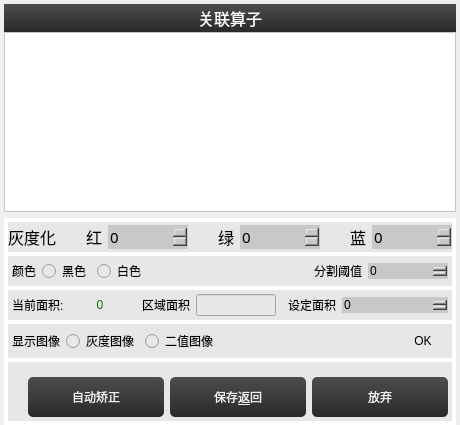
       <widget class="QWidget" name="widget_3" native="true">
        <layout class="QVBoxLayout" name="verticalLayout_9" stretch="3,3">
         <property name="leftMargin">
          <number>4</number>
         </property>
         <property name="topMargin">
          <number>4</number>
         </property>
         <property name="rightMargin">
          <number>4</number>
         </property>
         <property name="bottomMargin">
          <number>0</number>
         </property>
         <item>
          <widget class="QWidget" name="widget_7" native="true">
           <layout class="QHBoxLayout" name="horizontalLayout_3" stretch="1">
            <property name="spacing">
             <number>3</number>
            </property>
            <property name="leftMargin">
             <number>0</number>
            </property>
            <property name="topMargin">
             <number>0</number>
            </property>
            <property name="rightMargin">
             <number>0</number>
            </property>
            <property name="bottomMargin">
             <number>0</number>
            </property>
            <item>
             <widget class="QWidget" name="widget_9" native="true">
              <layout class="QVBoxLayout" name="verticalLayout_6">
               <property name="spacing">
                <number>0</number>
               </property>
               <property name="leftMargin">
                <number>0</number>
               </property>
               <property name="topMargin">
                <number>0</number>
               </property>
               <property name="rightMargin">
                <number>0</number>
               </property>
               <property name="bottomMargin">
                <number>0</number>
               </property>
               <item>
                <widget class="QWidget" name="widget_20" native="true">
                 <property name="sizePolicy">
                  <sizepolicy hsizetype="Preferred" vsizetype="Preferred">
                   <horstretch>28</horstretch>
                   <verstretch>28</verstretch>
                  </sizepolicy>
                 </property>
                 <property name="minimumSize">
                  <size>
                   <width>0</width>
                   <height>28</height>
                  </size>
                 </property>
                 <property name="maximumSize">
                  <size>
                   <width>1000</width>
                   <height>28</height>
                  </size>
                 </property>
                 <property name="styleSheet">
                  <string notr="true">background: qlineargradient(spread:pad, x1:0, y1:0, x2:0, y2:1, stop:0#4D4D4D, stop:1 #292929);</string>
                 </property>
                 <layout class="QHBoxLayout" name="horizontalLayout_17">
                  <property name="spacing">
                   <number>0</number>
                  </property>
                  <property name="leftMargin">
                   <number>0</number>
                  </property>
                  <property name="topMargin">
                   <number>0</number>
                  </property>
                  <property name="rightMargin">
                   <number>0</number>
                  </property>
                  <property name="bottomMargin">
                   <number>0</number>
                  </property>
                  <item>
                   <widget class="QLabel" name="label_7">
                    <property name="minimumSize">
                     <size>
                      <width>0</width>
                      <height>28</height>
                     </size>
                    </property>
                    <property name="maximumSize">
                     <size>
                      <width>16777215</width>
                      <height>28</height>
                     </size>
                    </property>
                    <property name="font">
                     <font>
                      <family>微软雅黑</family>
                      <pointsize>12</pointsize>
                     </font>
                    </property>
                    <property name="styleSheet">
                     <string notr="true">
color: rgb(255, 255, 255);</string>
                    </property>
                    <property name="text">
                     <string>关联算子</string>
                    </property>
                    <property name="alignment">
                     <set>Qt::AlignCenter</set>
                    </property>
                   </widget>
                  </item>
                 </layout>
                </widget>
               </item>
               <item>
                <widget class="QTableView" name="tableViewV">
                 <property name="styleSheet">
                  <string notr="true">background-color: rgb(255, 255, 255);
font: 11pt &quot;微软雅黑&quot;;</string>
                 </property>
                </widget>
               </item>
              </layout>
             </widget>
            </item>
           </layout>
          </widget>
         </item>
         <item>
          <widget class="QWidget" name="widget_10" native="true">
           <property name="styleSheet">
            <string notr="true">background-color: rgb(255, 255, 255);</string>
           </property>
           <layout class="QVBoxLayout" name="verticalLayout_7">
            <property name="spacing">
             <number>4</number>
            </property>
            <property name="leftMargin">
             <number>4</number>
            </property>
            <property name="topMargin">
             <number>4</number>
            </property>
            <property name="rightMargin">
             <number>4</number>
            </property>
            <property name="bottomMargin">
             <number>4</number>
            </property>
            <item>
             <widget class="QWidget" name="widget_14" native="true">
              <property name="styleSheet">
               <string notr="true">background-color: rgb(231, 231, 231);</string>
              </property>
              <layout class="QHBoxLayout" name="horizontalLayout_4">
               <property name="spacing">
                <number>6</number>
               </property>
               <property name="leftMargin">
                <number>0</number>
               </property>
               <property name="topMargin">
                <number>0</number>
               </property>
               <property name="rightMargin">
                <number>0</number>
               </property>
               <property name="bottomMargin">
                <number>0</number>
               </property>
               <item>
                <widget class="QLabel" name="label_3">
                 <property name="font">
                  <font>
                   <family>微软雅黑</family>
                   <pointsize>12</pointsize>
                  </font>
                 </property>
                 <property name="text">
                  <string>灰度化</string>
                 </property>
                </widget>
               </item>
               <item>
                <widget class="QLabel" name="label_4">
                 <property name="font">
                  <font>
                   <family>微软雅黑</family>
                   <pointsize>12</pointsize>
                  </font>
                 </property>
                 <property name="text">
                  <string>红</string>
                 </property>
                 <property name="alignment">
                  <set>Qt::AlignRight|Qt::AlignTrailing|Qt::AlignVCenter</set>
                 </property>
                </widget>
               </item>
               <item>
                <widget class="QSpinBox" name="spinBoxR">
                 <property name="minimumSize">
                  <size>
                   <width>80</width>
                   <height>0</height>
                  </size>
                 </property>
                 <property name="maximumSize">
                  <size>
                   <width>80</width>
                   <height>16777215</height>
                  </size>
                 </property>
                 <property name="font">
                  <font>
                   <family>微软雅黑</family>
                   <pointsize>11</pointsize>
                   <weight>50</weight>
                   <italic>false</italic>
                   <bold>false</bold>
                  </font>
                 </property>
                 <property name="styleSheet">
                  <string notr="true">
QSpinBox
{
	
	font: 11pt &quot;微软雅黑&quot;;
	border-width:1;border-style:none;
	border-color:rgb(255, 255, 255);
	background-color: rgb(200, 200, 200);
	color::rgb(255,255, 0);

}
QSpinBox::down-button
{   
	
	background-color: rgb(200, 200, 200);
	subcontrol-origin:border;
    subcontrol-position:left;
    image: url(:/左normal.png);
    width: 20px;
    height: 30px; ;
}
QSpinBox::up-button
{
board:none;
	background-color: rgb(200, 200, 200);
	subcontrol-origin:border;
    subcontrol-position:right;
    image: url(:/右normal.png);
    width: 20px;
    height: 30px;       
}

QSpinBox::up-button:pressed
{
board:none;
background-color: rgb(103, 103, 103);
	subcontrol-origin:border;
    subcontrol-position:right;
    image: url(:/右press.png);
    width: 20px;
    height: 30px;      
}
QSpinBox::down-button:pressed
{
board:none;
background-color: rgb(103, 103, 103);
	subcontrol-origin:border;
    subcontrol-position:left;
    image: url(:/左press.png);
    width: 20px;
    height: 30px; 
}
</string>
                 </property>
                 <property name="maximum">
                  <number>1000</number>
                 </property>
                </widget>
               </item>
               <item>
                <widget class="QLabel" name="label_5">
                 <property name="font">
                  <font>
                   <family>微软雅黑</family>
                   <pointsize>12</pointsize>
                  </font>
                 </property>
                 <property name="text">
                  <string>绿</string>
                 </property>
                 <property name="alignment">
                  <set>Qt::AlignRight|Qt::AlignTrailing|Qt::AlignVCenter</set>
                 </property>
                </widget>
               </item>
               <item>
                <widget class="QSpinBox" name="spinBoxG">
                 <property name="minimumSize">
                  <size>
                   <width>80</width>
                   <height>0</height>
                  </size>
                 </property>
                 <property name="maximumSize">
                  <size>
                   <width>80</width>
                   <height>16777215</height>
                  </size>
                 </property>
                 <property name="font">
                  <font>
                   <family>微软雅黑</family>
                   <pointsize>11</pointsize>
                   <weight>50</weight>
                   <italic>false</italic>
                   <bold>false</bold>
                  </font>
                 </property>
                 <property name="styleSheet">
                  <string notr="true">
QSpinBox
{
	
	font: 11pt &quot;微软雅黑&quot;;
	border-width:1;border-style:none;
	border-color:rgb(255, 255, 255);
	background-color: rgb(200, 200, 200);
	color::rgb(255,255, 0);

}
QSpinBox::down-button
{   
	
	background-color: rgb(200, 200, 200);
	subcontrol-origin:border;
    subcontrol-position:left;
    image: url(:/左normal.png);
    width: 20px;
    height: 30px; ;
}
QSpinBox::up-button
{
board:none;
	background-color: rgb(200, 200, 200);
	subcontrol-origin:border;
    subcontrol-position:right;
    image: url(:/右normal.png);
    width: 20px;
    height: 30px;       
}

QSpinBox::up-button:pressed
{
board:none;
background-color: rgb(103, 103, 103);
	subcontrol-origin:border;
    subcontrol-position:right;
    image: url(:/右press.png);
    width: 20px;
    height: 30px;      
}
QSpinBox::down-button:pressed
{
board:none;
background-color: rgb(103, 103, 103);
	subcontrol-origin:border;
    subcontrol-position:left;
    image: url(:/左press.png);
    width: 20px;
    height: 30px; 
}
</string>
                 </property>
                 <property name="maximum">
                  <number>1000</number>
                 </property>
                </widget>
               </item>
               <item>
                <widget class="QLabel" name="label_8">
                 <property name="font">
                  <font>
                   <family>微软雅黑</family>
                   <pointsize>12</pointsize>
                  </font>
                 </property>
                 <property name="text">
                  <string>蓝</string>
                 </property>
                 <property name="alignment">
                  <set>Qt::AlignRight|Qt::AlignTrailing|Qt::AlignVCenter</set>
                 </property>
                </widget>
               </item>
               <item>
                <widget class="QSpinBox" name="spinBoxB">
                 <property name="minimumSize">
                  <size>
                   <width>80</width>
                   <height>0</height>
                  </size>
                 </property>
                 <property name="maximumSize">
                  <size>
                   <width>80</width>
                   <height>16777215</height>
                  </size>
                 </property>
                 <property name="font">
                  <font>
                   <family>微软雅黑</family>
                   <pointsize>11</pointsize>
                   <weight>50</weight>
                   <italic>false</italic>
                   <bold>false</bold>
                  </font>
                 </property>
                 <property name="styleSheet">
                  <string notr="true">
QSpinBox
{
	
	font: 11pt &quot;微软雅黑&quot;;
	border-width:1;border-style:none;
	border-color:rgb(255, 255, 255);
	background-color: rgb(200, 200, 200);
	color::rgb(255,255, 0);

}
QSpinBox::down-button
{   
	
	background-color: rgb(200, 200, 200);
	subcontrol-origin:border;
    subcontrol-position:left;
    image: url(:/左normal.png);
    width: 20px;
    height: 30px; ;
}
QSpinBox::up-button
{
board:none;
	background-color: rgb(200, 200, 200);
	subcontrol-origin:border;
    subcontrol-position:right;
    image: url(:/右normal.png);
    width: 20px;
    height: 30px;       
}

QSpinBox::up-button:pressed
{
board:none;
background-color: rgb(103, 103, 103);
	subcontrol-origin:border;
    subcontrol-position:right;
    image: url(:/右press.png);
    width: 20px;
    height: 30px;      
}
QSpinBox::down-button:pressed
{
board:none;
background-color: rgb(103, 103, 103);
	subcontrol-origin:border;
    subcontrol-position:left;
    image: url(:/左press.png);
    width: 20px;
    height: 30px; 
}

</string>
                 </property>
                 <property name="maximum">
                  <number>1000</number>
                 </property>
                </widget>
               </item>
              </layout>
             </widget>
            </item>
            <item>
             <widget class="QWidget" name="widget_13" native="true">
              <property name="styleSheet">
               <string notr="true">background-color: rgb(231, 231, 231);</string>
              </property>
              <layout class="QHBoxLayout" name="horizontalLayout_5">
               <property name="spacing">
                <number>6</number>
               </property>
               <property name="leftMargin">
                <number>4</number>
               </property>
               <property name="topMargin">
                <number>2</number>
               </property>
               <property name="rightMargin">
                <number>4</number>
               </property>
               <property name="bottomMargin">
                <number>2</number>
               </property>
               <item>
                <widget class="QLabel" name="label_9">
                 <property name="styleSheet">
                  <string notr="true">font: 11pt &quot;微软雅黑&quot;;</string>
                 </property>
                 <property name="text">
                  <string>颜色</string>
                 </property>
                </widget>
               </item>
               <item>
                <widget class="QRadioButton" name="radioBtnIsBlackBlob">
                 <property name="styleSheet">
                  <string notr="true">font: 11pt &quot;微软雅黑&quot;;</string>
                 </property>
                 <property name="text">
                  <string>黑色</string>
                 </property>
                </widget>
               </item>
               <item>
                <widget class="QRadioButton" name="radioBtnIsWhiteBlob">
                 <property name="styleSheet">
                  <string notr="true">font: 11pt &quot;微软雅黑&quot;;</string>
                 </property>
                 <property name="text">
                  <string>白色</string>
                 </property>
                </widget>
               </item>
               <item>
                <spacer name="horizontalSpacer">
                 <property name="orientation">
                  <enum>Qt::Horizontal</enum>
                 </property>
                 <property name="sizeHint" stdset="0">
                  <size>
                   <width>103</width>
                   <height>20</height>
                  </size>
                 </property>
                </spacer>
               </item>
               <item>
                <widget class="QLabel" name="label_10">
                 <property name="styleSheet">
                  <string notr="true">font: 11pt &quot;微软雅黑&quot;;</string>
                 </property>
                 <property name="text">
                  <string>分割阈值</string>
                 </property>
                </widget>
               </item>
               <item>
                <widget class="KSpinBoxKb" name="spinBoxBinThresh">
                 <property name="minimumSize">
                  <size>
                   <width>80</width>
                   <height>0</height>
                  </size>
                 </property>
                 <property name="maximumSize">
                  <size>
                   <width>80</width>
                   <height>16777215</height>
                  </size>
                 </property>
                 <property name="styleSheet">
                  <string notr="true">
QSpinBox
{
	
	font: 12pt &quot;微软雅黑&quot;;
	border-width:1;border-style:none;
	border-color:rgb(255, 255, 255);
	background-color: rgb(200, 200, 200);
	color::rgb(255,255, 0);

}
QSpinBox::down-button
{   
	
	background-color: rgb(200, 200, 200);
	subcontrol-origin:border;
    subcontrol-position:left;
    image: url(:/左normal.png);
    width: 20px;
    height: 30px; ;
}
QSpinBox::up-button
{
board:none;
	background-color: rgb(200, 200, 200);
	subcontrol-origin:border;
    subcontrol-position:right;
    image: url(:/右normal.png);
    width: 20px;
    height: 30px;       
}

QSpinBox::up-button:pressed
{
board:none;
background-color: rgb(103, 103, 103);
	subcontrol-origin:border;
    subcontrol-position:right;
    image: url(:/右press.png);
    width: 20px;
    height: 30px;      
}
QSpinBox::down-button:pressed
{
board:none;
background-color: rgb(103, 103, 103);
	subcontrol-origin:border;
    subcontrol-position:left;
    image: url(:/左press.png);
    width: 20px;
    height: 30px; 
}
</string>
                 </property>
                 <property name="maximum">
                  <number>255</number>
                 </property>
                </widget>
               </item>
              </layout>
             </widget>
            </item>
            <item>
             <widget class="QWidget" name="widget_12" native="true">
              <property name="styleSheet">
               <string notr="true">background-color: rgb(231, 231, 231);</string>
              </property>
              <layout class="QHBoxLayout" name="horizontalLayout_6">
               <property name="spacing">
                <number>6</number>
               </property>
               <property name="leftMargin">
                <number>4</number>
               </property>
               <property name="topMargin">
                <number>2</number>
               </property>
               <property name="rightMargin">
                <number>4</number>
               </property>
               <property name="bottomMargin">
                <number>2</number>
               </property>
               <item>
                <widget class="QLabel" name="label_11">
                 <property name="styleSheet">
                  <string notr="true">font: 11pt &quot;微软雅黑&quot;;</string>
                 </property>
                 <property name="text">
                  <string>当前面积:</string>
                 </property>
                </widget>
               </item>
               <item>
                <widget class="QLabel" name="labelCalArea">
                 <property name="minimumSize">
                  <size>
                   <width>60</width>
                   <height>0</height>
                  </size>
                 </property>
                 <property name="styleSheet">
                  <string notr="true">font: 11pt &quot;微软雅黑&quot;;
color: rgb(24, 107, 14);</string>
                 </property>
                 <property name="text">
                  <string>0</string>
                 </property>
                 <property name="alignment">
                  <set>Qt::AlignCenter</set>
                 </property>
                </widget>
               </item>
               <item>
                <spacer name="horizontalSpacer_5">
                 <property name="orientation">
                  <enum>Qt::Horizontal</enum>
                 </property>
                 <property name="sizeType">
                  <enum>QSizePolicy::Fixed</enum>
                 </property>
                 <property name="sizeHint" stdset="0">
                  <size>
                   <width>6</width>
                   <height>20</height>
                  </size>
                 </property>
                </spacer>
               </item>
               <item>
                <widget class="QLabel" name="label_12">
                 <property name="styleSheet">
                  <string notr="true">font: 11pt &quot;微软雅黑&quot;;</string>
                 </property>
                 <property name="text">
                  <string>区域面积</string>
                 </property>
                </widget>
               </item>
               <item>
                <widget class="QLineEdit" name="lineEditImageArea">
                 <property name="minimumSize">
                  <size>
                   <width>80</width>
                   <height>0</height>
                  </size>
                 </property>
                 <property name="maximumSize">
                  <size>
                   <width>80</width>
                   <height>16777215</height>
                  </size>
                 </property>
                 <property name="styleSheet">
                  <string notr="true">font: 11pt &quot;微软雅黑&quot;;</string>
                 </property>
                </widget>
               </item>
               <item>
                <spacer name="horizontalSpacer_4">
                 <property name="orientation">
                  <enum>Qt::Horizontal</enum>
                 </property>
                 <property name="sizeType">
                  <enum>QSizePolicy::Fixed</enum>
                 </property>
                 <property name="sizeHint" stdset="0">
                  <size>
                   <width>6</width>
                   <height>20</height>
                  </size>
                 </property>
                </spacer>
               </item>
               <item>
                <widget class="QLabel" name="label_13">
                 <property name="styleSheet">
                  <string notr="true">font: 11pt &quot;微软雅黑&quot;;</string>
                 </property>
                 <property name="text">
                  <string>设定面积</string>
                 </property>
                </widget>
               </item>
               <item>
                <widget class="KSpinBoxKb" name="spinBoxMinArea">
                 <property name="minimumSize">
                  <size>
                   <width>106</width>
                   <height>0</height>
                  </size>
                 </property>
                 <property name="maximumSize">
                  <size>
                   <width>106</width>
                   <height>16777215</height>
                  </size>
                 </property>
                 <property name="styleSheet">
                  <string notr="true">
QSpinBox
{
	
	font: 12pt &quot;微软雅黑&quot;;
	border-width:1;border-style:none;
	border-color:rgb(255, 255, 255);
	background-color: rgb(200, 200, 200);
	color::rgb(255,255, 0);

}
QSpinBox::down-button
{   
	
	background-color: rgb(200, 200, 200);
	subcontrol-origin:border;
    subcontrol-position:left;
    image: url(:/左normal.png);
    width: 20px;
    height: 30px; ;
}
QSpinBox::up-button
{
board:none;
	background-color: rgb(200, 200, 200);
	subcontrol-origin:border;
    subcontrol-position:right;
    image: url(:/右normal.png);
    width: 20px;
    height: 30px;       
}

QSpinBox::up-button:pressed
{
board:none;
background-color: rgb(103, 103, 103);
	subcontrol-origin:border;
    subcontrol-position:right;
    image: url(:/右press.png);
    width: 20px;
    height: 30px;      
}
QSpinBox::down-button:pressed
{
board:none;
background-color: rgb(103, 103, 103);
	subcontrol-origin:border;
    subcontrol-position:left;
    image: url(:/左press.png);
    width: 20px;
    height: 30px; 
}
</string>
                 </property>
                 <property name="maximum">
                  <number>1000000</number>
                 </property>
                </widget>
               </item>
              </layout>
             </widget>
            </item>
            <item>
             <widget class="QWidget" name="widget_11" native="true">
              <property name="styleSheet">
               <string notr="true">background-color: rgb(231, 231, 231);</string>
              </property>
              <layout class="QHBoxLayout" name="horizontalLayout_7">
               <property name="spacing">
                <number>6</number>
               </property>
               <property name="leftMargin">
                <number>4</number>
               </property>
               <property name="topMargin">
                <number>2</number>
               </property>
               <property name="rightMargin">
                <number>4</number>
               </property>
               <property name="bottomMargin">
                <number>2</number>
               </property>
               <item>
                <widget class="QLabel" name="label_14">
                 <property name="styleSheet">
                  <string notr="true">font: 11pt &quot;微软雅黑&quot;;</string>
                 </property>
                 <property name="text">
                  <string>显示图像</string>
                 </property>
                </widget>
               </item>
               <item>
                <widget class="QRadioButton" name="radioBtnGray">
                 <property name="styleSheet">
                  <string notr="true">font: 11pt &quot;微软雅黑&quot;;</string>
                 </property>
                 <property name="text">
                  <string>灰度图像</string>
                 </property>
                </widget>
               </item>
               <item>
                <widget class="QRadioButton" name="radioBtnBin">
                 <property name="styleSheet">
                  <string notr="true">font: 11pt &quot;微软雅黑&quot;;</string>
                 </property>
                 <property name="text">
                  <string>二值图像</string>
                 </property>
                </widget>
               </item>
               <item>
                <spacer name="horizontalSpacer_3">
                 <property name="orientation">
                  <enum>Qt::Horizontal</enum>
                 </property>
                 <property name="sizeHint" stdset="0">
                  <size>
                   <width>40</width>
                   <height>20</height>
                  </size>
                 </property>
                </spacer>
               </item>
               <item>
                <widget class="QLabel" name="labelResult">
                 <property name="minimumSize">
                  <size>
                   <width>50</width>
                   <height>30</height>
                  </size>
                 </property>
                 <property name="maximumSize">
                  <size>
                   <width>50</width>
                   <height>30</height>
                  </size>
                 </property>
                 <property name="autoFillBackground">
                  <bool>false</bool>
                 </property>
                 <property name="styleSheet">
                  <string notr="true">font: 11pt &quot;微软雅黑&quot;;</string>
                 </property>
                 <property name="text">
                  <string>OK</string>
                 </property>
                 <property name="alignment">
                  <set>Qt::AlignCenter</set>
                 </property>
                </widget>
               </item>
              </layout>
             </widget>
            </item>
            <item>
             <widget class="QWidget" name="widget_15" native="true">
              <property name="styleSheet">
               <string notr="true">background-color: rgb(231, 231, 231);</string>
              </property>
              <layout class="QHBoxLayout" name="horizontalLayout_8">
               <property name="leftMargin">
                <number>20</number>
               </property>
               <property name="topMargin">
                <number>15</number>
               </property>
               <property name="rightMargin">
                <number>4</number>
               </property>
               <property name="bottomMargin">
                <number>4</number>
               </property>
               <item>
                <widget class="QPushButton" name="pushBtnAutoCalc">
                 <property name="minimumSize">
                  <size>
                   <width>0</width>
                   <height>30</height>
                  </size>
                 </property>
                 <property name="styleSheet">
                  <string notr="true">QPushButton{
	border-style: none;
	border: 0px;
	color: #F0F0F0;
	padding: 5px;	
	min-height: 30px;
	border-radius:5px;
	font: 11pt &quot;微软雅黑&quot;;
	background: qlineargradient(spread:pad, x1:0, y1:0, x2:0, y2:1, stop:0 #4D4D4D, stop:1 #292929); 
}

QPushButton[focusPolicy=&quot;0&quot;] {
	border-style: none;
	border: 0px;
	color: #F0F0F0;
	padding: 0px;	
	min-height: 30px;
	border-radius:3px;
	background: qlineargradient(spread:pad, x1:0, y1:0, x2:0, y2:1, stop:0 #4D4D4D, stop:1 #292929); 
}

QPushButton:hover{ 
	background: qlineargradient(spread:pad, x1:0, y1:0, x2:0, y2:1, stop:0 #636363, stop:1 #575757);
}

QPushButton:pressed{ 
	background: qlineargradient(spread:pad, x1:0, y1:0, x2:0, y2:1, stop:0 #4D4D4D, stop:1 #292929);
}</string>
                 </property>
                 <property name="text">
                  <string>自动矫正</string>
                 </property>
                </widget>
               </item>
               <item>
                <widget class="QPushButton" name="pushBtnSaveReturn">
                 <property name="minimumSize">
                  <size>
                   <width>0</width>
                   <height>30</height>
                  </size>
                 </property>
                 <property name="styleSheet">
                  <string notr="true">QPushButton{
	border-style: none;
	border: 0px;
	color: #F0F0F0;
	padding: 5px;	
	min-height: 30px;
	border-radius:5px;
	font: 11pt &quot;微软雅黑&quot;;
	background: qlineargradient(spread:pad, x1:0, y1:0, x2:0, y2:1, stop:0 #4D4D4D, stop:1 #292929); 
}

QPushButton[focusPolicy=&quot;0&quot;] {
	border-style: none;
	border: 0px;
	color: #F0F0F0;
	padding: 0px;	
	min-height: 30px;
	border-radius:3px;
	background: qlineargradient(spread:pad, x1:0, y1:0, x2:0, y2:1, stop:0 #4D4D4D, stop:1 #292929); 
}

QPushButton:hover{ 
	background: qlineargradient(spread:pad, x1:0, y1:0, x2:0, y2:1, stop:0 #636363, stop:1 #575757);
}

QPushButton:pressed{ 
	background: qlineargradient(spread:pad, x1:0, y1:0, x2:0, y2:1, stop:0 #4D4D4D, stop:1 #292929);
}</string>
                 </property>
                 <property name="text">
                  <string>保存&amp;返回</string>
                 </property>
                </widget>
               </item>
               <item>
                <widget class="QPushButton" name="pushBtnCancel">
                 <property name="minimumSize">
                  <size>
                   <width>0</width>
                   <height>30</height>
                  </size>
                 </property>
                 <property name="styleSheet">
                  <string notr="true">QPushButton{
	border-style: none;
	border: 0px;
	color: #F0F0F0;
	padding: 5px;	
	min-height: 30px;
	border-radius:5px;
	font: 11pt &quot;微软雅黑&quot;;
	background: qlineargradient(spread:pad, x1:0, y1:0, x2:0, y2:1, stop:0 #4D4D4D, stop:1 #292929); 
}

QPushButton[focusPolicy=&quot;0&quot;] {
	border-style: none;
	border: 0px;
	color: #F0F0F0;
	padding: 0px;	
	min-height: 30px;
	border-radius:3px;
	background: qlineargradient(spread:pad, x1:0, y1:0, x2:0, y2:1, stop:0 #4D4D4D, stop:1 #292929); 
}

QPushButton:hover{ 
	background: qlineargradient(spread:pad, x1:0, y1:0, x2:0, y2:1, stop:0 #636363, stop:1 #575757);
}

QPushButton:pressed{ 
	background: qlineargradient(spread:pad, x1:0, y1:0, x2:0, y2:1, stop:0 #4D4D4D, stop:1 #292929);
}</string>
                 </property>
                 <property name="text">
                  <string>放弃</string>
                 </property>
                </widget>
               </item>
              </layout>
             </widget>
            </item>
           </layout>
          </widget>
         </item>
        </layout>
       </widget>
